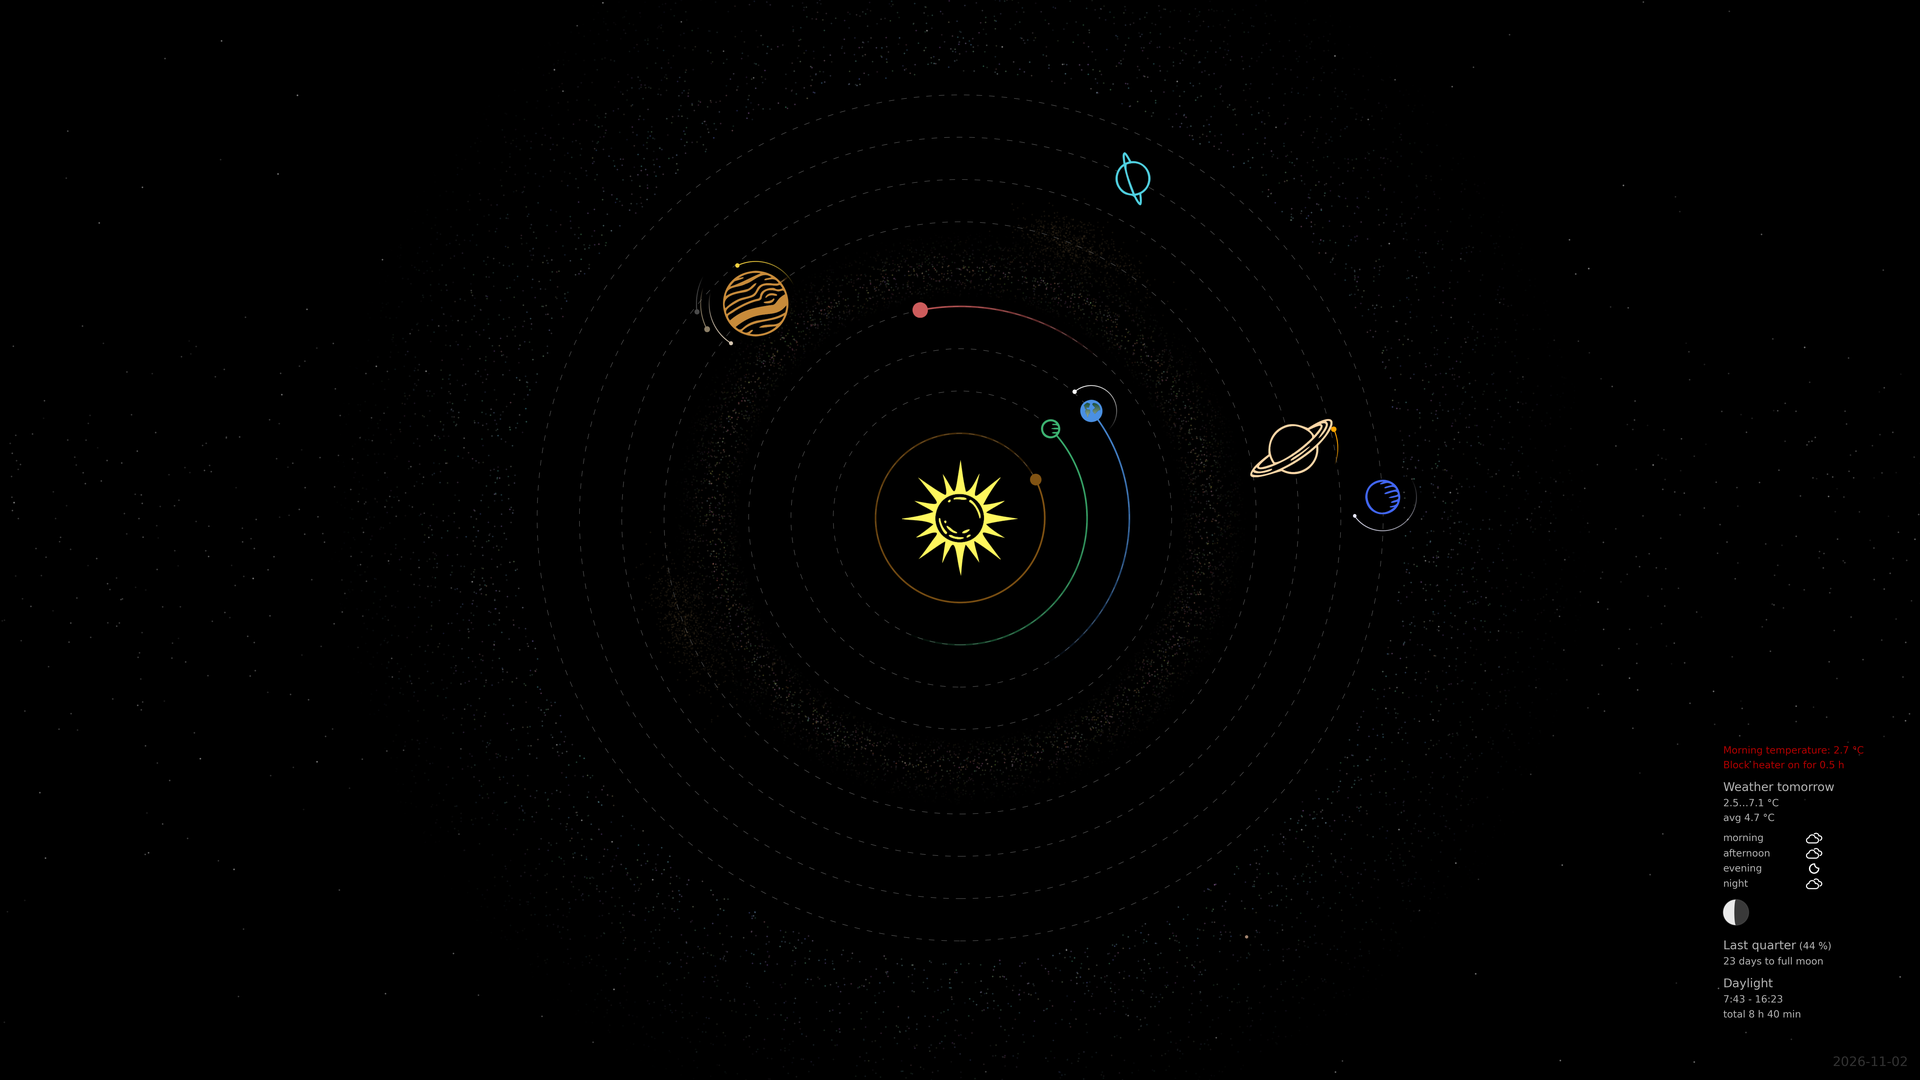

Write Python code to recreate this figure.
from matplotlib.offsetbox import (
    OffsetImage, AnnotationBbox, HPacker, TextArea, DrawingArea,
)
from matplotlib.font_manager import FontProperties
from matplotlib.colors import hex2color
from matplotlib.patches import PathPatch
from matplotlib.textpath import TextPath
from functools import lru_cache
from zoneinfo import ZoneInfo
from PIL import Image
from concurrent.futures import ThreadPoolExecutor, as_completed
import math
from collections import Counter
import matplotlib.pyplot as plt
import matplotlib.image as mpimg
import io
import cairosvg
import numpy as np
import datetime
import argparse

WEATHER_ICON_FONT = FontProperties(
    fname="icons/weather/weathericons-regular-webfont.ttf"
)

def parse_resolution(value):
    try:
        width, height = map(int, value.lower().split("x"))
    except ValueError:
        raise argparse.ArgumentTypeError(
            "resolution must be in WIDTHxHEIGHT format, e.g. 1920x1080"
        )
    if width <= 0 or height <= 0:
        raise argparse.ArgumentTypeError("width and height must be positive integers")
    return width, height

def parse_geolocation(value):
    try:
        latitude, longitude = map(float, value.split(","))
    except ValueError:
        raise argparse.ArgumentTypeError(
            "geolocation must be in LATITUDE,LONGITUDE format, e.g. 60.17101,24.94148"
        )
    if not math.isfinite(latitude) or not math.isfinite(longitude):
        raise argparse.ArgumentTypeError("latitude and longitude must be finite numbers")
    if not -90 <= latitude <= 90 or not -180 <= longitude <= 180:
        raise argparse.ArgumentTypeError(
            "latitude must be between -90 and 90, and longitude between -180 and 180"
        )
    return latitude, longitude

parser = argparse.ArgumentParser()
parser.add_argument(
    "--language",
    choices=["en", "fi"],
    default="en",
    help="Language for the generated map"
)
parser.add_argument(
    "--resolution",
    type=parse_resolution,
    default=(1920, 1080),
    metavar="WIDTHxHEIGHT",
    help="Wallpaper resolution in pixels (default: 1920x1080)"
)
parser.add_argument(
    "--geolocation",
    type=parse_geolocation,
    default=(60.17101, 24.94148),
    metavar="LATITUDE,LONGITUDE",
    help="Location coordinates (default: 60.17101,24.94148)"
)
args = parser.parse_args()




# ═══════════════════════════════════════════════════════════════════════════
# 1. TO-DO LIST
# ═══════════════════════════════════════════════════════════════════════════

#TODO: Moon parallactic angle (tilt) based on observer's latitude and moon's position
#TODO: Test different resolutions and aspect ratios
#TODO: Comets (Halley, Hale-Bopp)
#TODO: Realistic elliptical orbits (enables rest of the dwarf planets & astrology)
##      Astrology: Sky division to constellations, meanings of planets in different constellations
##      Dwarf planets: Haumea, Makemake, Eris




# ═══════════════════════════════════════════════════════════════════════════
# 2. CONFIGURATION
# ═══════════════════════════════════════════════════════════════════════════

# Bottom right text toggle
show_info_text = True  # Set to False to hide info text

# Geolocation coordinates for weather forecast, moon phase and rise/set times
latitude, longitude = args.geolocation

# Custom time input
custom_date = "Now"  # Options: None, "Now", "YYYY-MM-DD", or "YYYY-MM-DD HH:MM"

# Orbital trails toggle
trail_days = 100  # How long the trails are (in days)

# Supersampling multiplier for final image antialiasing
supersample_multiplier = 4

# Planet colors
planet_colors = {
    'Sun':               '#FFF75E',
    'Mercury':           '#815313',
    'Venus':             '#3CB371',
    'Earth_ocean':       '#4A90E2',
    'Earth_land_top':    '#013C28',
    'Earth_land_bottom': '#F5F5DC',
    'Mars':              '#CD5C5C',
    'Jupiter':           '#C88B3A',
    'Saturn':            '#FAD5A5',
    'Uranus':            '#4FD0E0',
    'Neptune':           '#4166F5',
    'Pluto':             '#A0826D'
}


# Language: 'en' for English or 'fi' for Finnish
LANGUAGE = args.language

STRINGS = {
    #  key                 (fi,                                   en)
    'full_moon':        ('Täysikuu',                           'Full moon'),
    'new_moon':         ('Uusikuu',                            'New moon'),
    'waxing_gibbous':   ('Kasvava kupera kuu',                 'Waxing gibbous'),
    'first_quarter':    ('Puolikuu (ensimmäinen neljännes)',   'First quarter'),
    'waxing_crescent':  ('Kasvava sirppi',                     'Waxing crescent'),
    'waning_gibbous':   ('Vähenevä kupera kuu',                'Waning gibbous'),
    'last_quarter':     ('Puolikuu (viimeinen neljännes)',     'Last quarter'),
    'waning_crescent':  ('Vähenevä sirppi',                    'Waning crescent'),
    'days_to_full':     ('pv täysikuuhun',                     'days to full moon'),
    'daylight_header':  ('Päivänvalo',                         'Daylight'),
    'daylight_time':    ('klo {rise} - {set}',                 '{rise} - {set}'),
    'daylight_hours':   ('yht {h} t {m} min',                  'total {h} h {m} min'),
    'morning_temp':     ('Lämpötila aamulla: {temp:.1f} °C',   'Morning temperature: {temp:.1f} °C'),
    'block_heater':     ('Lohkolämmitin päälle {time} ajaksi', 'Block heater on for {time}'),
    'heating_05h':      ('0,5 h',                              '0.5 h'),
    'heating_1h':       ('1 h',                                '1 h'),
    'heating_2h':       ('2 h',                                '2 h'),
    'weather_header':   ('Sää huomenna',                       'Weather tomorrow'),
    'weather_minmax':   ('{min:.1f}…{max:.1f} °C',             '{min:.1f}…{max:.1f} °C'),
    'weather_avg':      ('ka {avg:.1f} °C',                    'avg {avg:.1f} °C'),
}

_IDX = {'fi': 0, 'en': 1}[LANGUAGE]
T = {key: values[_IDX] for key, values in STRINGS.items()}




# ═══════════════════════════════════════════════════════════════════════════
# 2.1 VISUAL CONFIGURATION
# ═══════════════════════════════════════════════════════════════════════════

# Random seed for reproducible star/asteroid patterns
RANDOM_SEED = 123

# Star field configuration
STARS_CONFIG = {
    'base_count': 200,
    'base_size_range': (0.1, 1.5),
    'base_alpha': 0.4,
    'band_count': 1000,
    'band_size_range': (0.05, 0.8),
    'band_alpha': 0.3,
    'band_width': 0.3  # Standard deviation for band distribution
}




# ═══════════════════════════════════════════════════════════════════════════
# 3. PLANET POSITION CALCULATIONS
# ═══════════════════════════════════════════════════════════════════════════

def plot_fading_arc(ax, cx, cy, r, theta_start, theta_end, color, linewidth=1.0, n=200, alpha_start=0.6, alpha_end=0.0):
    """Plot an arc with fading alpha from start to end."""
    theta_range = np.linspace(theta_start, theta_end, n)
    
    arc_x = cx + r * np.cos(theta_range)
    arc_y = cy + r * np.sin(theta_range)
    
    alphas = np.linspace(alpha_start, alpha_end, n)
    
    for i in range(n - 1):
        ax.plot([arc_x[i], arc_x[i+1]], 
                [arc_y[i], arc_y[i+1]], 
                color=color, alpha=alphas[i], linewidth=linewidth)

# Cache for SVG conversions to avoid repeated processing
@lru_cache(maxsize=128)
def _svg_to_png_cached(svg_path):
    """Cached SVG to PNG conversion."""
    return cairosvg.svg2png(url=svg_path)

def svg_to_imagebox(svg_path, zoom=0.1, color=None):
    """Convert an SVG to a Matplotlib OffsetImage (PNG in memory)."""
    # Get cached PNG bytes (color-independent)
    png_bytes = _svg_to_png_cached(svg_path)
    image = mpimg.imread(io.BytesIO(png_bytes), format='png')

    # Colorize if color is provided
    if color is not None:
        rgb = hex2color(color)
        mask = image[:, :, :3].mean(axis=2) > 0.5
        for i in range(3):
            image[:, :, i] = np.where(mask, rgb[i], image[:, :, i])

    return OffsetImage(image, zoom=zoom)

# Get current time
if custom_date is None or custom_date == "Now":
    utc = datetime.datetime.now(datetime.timezone.utc)
elif ' ' in custom_date:
    utc = datetime.datetime.strptime(custom_date, "%Y-%m-%d %H:%M").replace(tzinfo=datetime.timezone.utc)
else:
    utc = datetime.datetime.strptime(custom_date, "%Y-%m-%d").replace(tzinfo=datetime.timezone.utc)

horizons_date = utc.strftime("%Y-%m-%d")

LOCAL_TZ = ZoneInfo("Europe/Helsinki")

# WeatherSymbol3 code -> (English, Finnish) short phrase.
# Source: https://www.ilmatieteenlaitos.fi/latauspalvelun-pikaohje
SYMBOL_PHRASES = {
    1:  ("clear",                "selkeää"),
    2:  ("partly cloudy",        "puolipilvistä"),
    3:  ("cloudy",               "pilvistä"),
    21: ("light showers",        "heikkoja sadekuuroja"),
    22: ("showers",              "sadekuuroja"),
    23: ("heavy showers",        "voimakkaita sadekuuroja"),
    31: ("light rain",           "heikkoa vesisadetta"),
    32: ("rain",                 "vesisadetta"),
    33: ("heavy rain",           "voimakasta vesisadetta"),
    41: ("light snow showers",   "heikkoja lumikuuroja"),
    42: ("snow showers",         "lumikuuroja"),
    43: ("heavy snow showers",   "voimakkaita lumikuuroja"),
    51: ("light snowfall",       "heikkoa lumisadetta"),
    52: ("snowfall",             "lumisadetta"),
    53: ("heavy snowfall",       "voimakasta lumisadetta"),
    61: ("thundershowers",       "ukkoskuuroja"),
    62: ("heavy thundershowers", "voimakkaita ukkoskuuroja"),
    63: ("thunder",              "ukkosta"),
    64: ("heavy thunder",        "voimakasta ukkosta"),
    71: ("light sleet showers",  "heikkoja räntäkuuroja"),
    72: ("sleet showers",        "räntäkuuroja"),
    73: ("heavy sleet showers",  "voimakkaita räntäkuuroja"),
    81: ("light sleet",          "heikkoa räntäsadetta"),
    82: ("sleet",                "räntäsadetta"),
    83: ("heavy sleet",          "voimakasta räntäsadetta"),
    91: ("mist",                 "utua"),
    92: ("fog",                  "sumua"),
}

# Higher number = more "notable" -> wins when a segment spans mixed codes.
# Any precipitation/thunder always outranks plain clear/cloudy/mist.
SYMBOL_PRIORITY = {
    1: 0, 2: 1, 3: 2,
    91: 3, 92: 4,
    21: 5, 22: 6, 23: 7,
    31: 5, 32: 6, 33: 7,
    41: 5, 42: 6, 43: 7,
    51: 5, 52: 6, 53: 7,
    71: 5, 72: 6, 73: 7,
    81: 5, 82: 6, 83: 7,
    61: 8, 62: 9,
    63: 8, 64: 9,
}

# Forecast display order. The night segment uses 00:00–06:00 on the
# following calendar day, i.e. the night after tomorrow's evening.
SEGMENTS = [
    ("morning",   6,  12),
    ("afternoon", 12, 18),
    ("evening",   18, 24),
    ("night",      0,   6),
]

SEGMENT_LABELS = {
    "night":     ("night",     "yö"),
    "morning":   ("morning",   "aamupäivä"),
    "afternoon": ("afternoon", "iltapäivä"),
    "evening":   ("evening",   "ilta"),
}


def dominant_symbol(codes):
    """Prefer precipitation; otherwise pick the most frequent sky condition."""
    precipitation = [code for code in codes if SYMBOL_PRIORITY.get(code, 0) >= 5]
    if precipitation:
        return max(precipitation, key=lambda c: SYMBOL_PRIORITY.get(c, 0))

    counts = Counter(codes)
    return max(
        counts,
        key=lambda code: (counts[code], SYMBOL_PRIORITY.get(code, 0)),
    )


# FMI WeatherSymbol3 code -> Weather Icons font glyphs (day, night).
WEATHER_ICON_CODES = {
    1:  (0xf00d, 0xf02e),  # sunny / clear night
    2:  (0xf002, 0xf083),  # partly cloudy
    3:  (0xf013, 0xf013),  # cloudy
    21: (0xf00b, 0xf02b),  # drizzle
    22: (0xf008, 0xf028),  # rain
    23: (0xf007, 0xf027),  # rain and wind
    31: (0xf00b, 0xf02b),
    32: (0xf008, 0xf028),
    33: (0xf007, 0xf027),
    41: (0xf00a, 0xf02a),  # snow
    42: (0xf00a, 0xf02a),
    43: (0xf065, 0xf067),  # blowing snow
    51: (0xf00a, 0xf02a),
    52: (0xf00a, 0xf02a),
    53: (0xf065, 0xf067),
    61: (0xf010, 0xf02d),  # thunderstorm
    62: (0xf00e, 0xf02c),  # storm showers
    63: (0xf010, 0xf02d),
    64: (0xf00e, 0xf02c),
    71: (0xf0b2, 0xf0b4),  # sleet
    72: (0xf0b2, 0xf0b4),
    73: (0xf068, 0xf06a),  # sleet storm
    81: (0xf0b2, 0xf0b4),
    82: (0xf0b2, 0xf0b4),
    83: (0xf068, 0xf06a),
    91: (0xf003, 0xf04a),  # mist
    92: (0xf014, 0xf014),  # fog
}


def build_segment_forecasts(tomorrow_hourly, following_night_hourly):
    """Return tomorrow's morning/afternoon/evening and the following night."""
    segment_codes = {name: [] for name, _, _ in SEGMENTS}

    for dt, temp, symbol in tomorrow_hourly:
        for name, start_h, end_h in SEGMENTS:
            if name != "night" and start_h <= dt.hour < end_h:
                segment_codes[name].append(symbol)
                break

    for dt, temp, symbol in following_night_hourly:
        if 0 <= dt.hour < 6:
            segment_codes["night"].append(symbol)

    return [
        (name, dominant_symbol(segment_codes[name]))
        for name, _, _ in SEGMENTS
        if segment_codes[name]
    ]


def weather_icon_code(segment_name, symbol):
    """Resolve an FMI symbol and time-of-day to a Weather Icons glyph."""
    day_code, night_code = WEATHER_ICON_CODES.get(symbol, (0xf013, 0xf013))
    return night_code if segment_name in ("night", "evening") else day_code


def weather_icon_box(glyph_code, color="#ffffff", size=13):
    """Create a vector icon box from a Weather Icons font glyph."""
    glyph = chr(glyph_code)
    path = TextPath((0, 0), glyph, size=size, prop=WEATHER_ICON_FONT)
    bounds = path.get_extents()
    padding = 2
    icon_box = DrawingArea(bounds.width + padding * 2, bounds.height + padding * 2)
    icon_box.add_artist(PathPatch(
        TextPath(
            (padding - bounds.x0, padding - bounds.y0),
            glyph,
            size=size,
            prop=WEATHER_ICON_FONT,
        ),
        color=color,
        linewidth=0,
    ))
    return icon_box


def log_fmi_weather_debug(hourly, following_night_hourly):
    """Print the hourly FMI values used to build the forecast."""
    print(
        f"[weather-debug] FMI forecast received "
        f"(local time: {LOCAL_TZ.key}; WeatherSymbol3 codes):"
    )
    for dt_local, temp, symbol in sorted(
        hourly + following_night_hourly, key=lambda item: item[0]
    ):
        english, finnish = SYMBOL_PHRASES.get(
            symbol, ("unknown symbol", "tuntematon sää")
        )
        temperature = "unavailable" if temp is None else f"{temp:.1f} °C"
        print(
            f"  {dt_local:%Y-%m-%d %H:%M} | {temperature} | "
            f"{symbol}: {english} / {finnish}"
        )


def log_grouped_weather_debug(weather_forecasts):
    """Print the grouped forecast and icon glyphs used by the display."""
    print("[weather-debug] Grouped forecast used by the display:")
    forecast_by_segment = dict(weather_forecasts)
    language_index = 0 if LANGUAGE == "en" else 1
    for segment_name, _, _ in SEGMENTS:
        label = SEGMENT_LABELS[segment_name][language_index]
        if segment_name not in forecast_by_segment:
            print(f"  {label}: no data (not displayed)")
            continue

        symbol = forecast_by_segment[segment_name]
        phrase = SYMBOL_PHRASES.get(
            symbol, ("unknown symbol", "tuntematon sää")
        )[language_index]
        icon_code = weather_icon_code(segment_name, symbol)
        print(
            f"  {label}: {phrase} "
            f"(WeatherSymbol3={symbol}, icon=U+{icon_code:04X})"
        )


def get_tomorrow_forecast(lat, lon):
    """Get tomorrow's min/max/avg temperature, 6 AM temperature, and short
    weather-condition phrases by time of day, from FMI open data."""
    import requests
    import xml.etree.ElementTree as ET
    from datetime import datetime, timedelta, timezone

    # Tomorrow's calendar date in local (Finnish) time, independent of
    # whatever timezone this machine happens to be set to.
    tomorrow_date = (datetime.now(LOCAL_TZ) + timedelta(days=1)).date()
    start_local = datetime(tomorrow_date.year, tomorrow_date.month, tomorrow_date.day,
                            6, 0, 0, tzinfo=LOCAL_TZ)
    # Include 00:00–05:59 on the following date for the final "night" row.
    following_date = tomorrow_date + timedelta(days=1)
    end_local = datetime(following_date.year, following_date.month, following_date.day,
                         6, 0, 0, tzinfo=LOCAL_TZ)

    # Convert to real UTC before sending to FMI (handles EET/EEST correctly).
    start_utc = start_local.astimezone(timezone.utc)
    end_utc = end_local.astimezone(timezone.utc)

    # Order here must match the order of values in each response tuple.
    params_order = ["Temperature", "WeatherSymbol3"]

    url = "https://opendata.fmi.fi/wfs"
    params = {
        'service': 'WFS',
        'version': '2.0.0',
        'request': 'getFeature',
        'storedquery_id': 'fmi::forecast::harmonie::surface::point::multipointcoverage',
        'latlon': f'{lat},{lon}',
        'parameters': ','.join(params_order),
        'timestep': '60',
        'starttime': start_utc.strftime('%Y-%m-%dT%H:%M:%SZ'),
        'endtime': end_utc.strftime('%Y-%m-%dT%H:%M:%SZ'),
    }

    try:
        response = requests.get(url, params=params, timeout=10)
        print(f"FMI connection status: {response.status_code}")

        if response.status_code != 200:
            return None, None, None, None, []

        root = ET.fromstring(response.content)

        # Timestamps: "lat lon timestamp" repeated, one triplet per time step.
        timestamps = []
        for elem in root.iter():
            if 'positions' in elem.tag and elem.text:
                nums = elem.text.strip().split()
                for i in range(2, len(nums), 3):
                    timestamps.append(int(nums[i]))

        # Values: flat list, grouped in chunks of len(params_order) per time
        # step, in the SAME order as params_order. NaNs kept as None so
        # indices stay aligned (dropping them would shift everything).
        raw_values = []
        for elem in root.iter():
            if 'doubleOrNilReasonTupleList' in elem.tag and elem.text:
                for tok in elem.text.strip().split():
                    raw_values.append(None if tok == 'NaN' else float(tok))

        n = len(params_order)
        hourly = []
        following_night_hourly = []
        for i, ts in enumerate(timestamps):
            chunk = raw_values[i * n:(i + 1) * n]
            if len(chunk) < n or chunk[1] is None:
                continue
            temp, symbol = chunk[0], chunk[1]
            # FMI's timestamp is Unix epoch (UTC) -> convert explicitly to
            # local time rather than relying on this machine's default tz.
            dt_local = datetime.fromtimestamp(ts, tz=timezone.utc).astimezone(LOCAL_TZ)
            item = (dt_local, temp, int(symbol))
            if dt_local.date() == tomorrow_date:
                hourly.append(item)
            elif dt_local.date() == following_date and dt_local.hour < 6:
                following_night_hourly.append(item)

        log_fmi_weather_debug(hourly, following_night_hourly)

        if not hourly:
            print("No forecast data found!")
            return None, None, None, None, []

        temps = [t for _, t, _ in hourly]
        avg_temp = sum(temps) / len(temps)

        # 6 AM temperature (closest available local hour)
        morning_temp = min(hourly, key=lambda h: abs(h[0].hour - 6))[1]

        weather_forecasts = build_segment_forecasts(hourly, following_night_hourly)
        log_grouped_weather_debug(weather_forecasts)

        return min(temps), max(temps), avg_temp, morning_temp, weather_forecasts

    except Exception as e:
        print(f"Exception: {e}")
        import traceback
        traceback.print_exc()

    return None, None, None, None, []

# Get tomorrow's weather forecast (min/max/avg + 6 AM temp + weather words)
min_temp, max_temp, avg_temp, morning_temp, weather_forecasts = get_tomorrow_forecast(latitude, longitude)

# Planet list
planets = ['Mercury', 'Venus', 'Earth', 'Mars', 'Jupiter', 'Saturn', 'Uranus', 'Neptune', 'Pluto']

# Horizons body IDs
HORIZONS_IDS = {
    'Mercury': '199',
    'Venus':   '299',
    'Earth':   '399',
    'Mars':    '499',
    'Jupiter': '599',
    'Saturn':  '699',
    'Uranus':  '799',
    'Neptune': '899',
    'Pluto':   '999',
}

def get_horizons_longitude(body_id, date_str, center="500@10", name=None):
    import requests
    import time
    url = "https://ssd.jpl.nasa.gov/api/horizons.api"
    params = {
        "format":      "json",
        "COMMAND":     body_id,
        "OBJ_DATA":    "NO",
        "MAKE_EPHEM":  "YES",
        "EPHEM_TYPE":  "VECTORS",
        "CENTER":      center,
        "REF_PLANE":   "ECLIPTIC",
        "START_TIME":  date_str,
        "STOP_TIME":   date_str + "T00:01",
        "STEP_SIZE":   "1d",
        "VEC_TABLE":   "2",
    }
    label = name if name else body_id
    for attempt in range(5):
        try:
            r = requests.get(url, params=params, timeout=15)
            if r.status_code == 503:
                wait = 2 ** attempt
                print(f"Fetch failed for {label}, retrying in {wait} s...")
                time.sleep(wait)
                continue
            r.raise_for_status()
            raw = r.json()
            if 'error' in raw:
                print(f"Fetch error: {raw['error']}")
                return None
            result = raw.get("result", "")
            soe = result.find("$$SOE")
            eoe = result.find("$$EOE")
            if soe == -1 or eoe == -1:
                print(f"No data block for {label}")
                return None
            lines = result[soe+5:eoe].strip().splitlines()
            data = " ".join(lines)
            x = float(data.split("X =")[1].split()[0])
            y = float(data.split("Y =")[1].split()[0])
            longitude = math.degrees(math.atan2(y, x)) % 360
            print(f"{label} longitude fetched.")
            return longitude
        except Exception as e:
            print(f"Fetch failed for {label}: {e}")
            time.sleep(2 ** attempt)
    return None

def fetch_all_horizons(fetch_list, date_str):
    import time
    results = {}
    with ThreadPoolExecutor(max_workers=4) as executor:
        futures = {}
        for item in fetch_list:
            future = executor.submit(
                get_horizons_longitude,
                item['body_id'],
                date_str,
                item['center'],
                item['name']
            )
            futures[future] = item['name']
            time.sleep(0.1)  # small stagger to avoid hammering the API

        for future in as_completed(futures):
            name = futures[future]
            try:
                lon = future.result()
            except Exception as e:
                raise RuntimeError(f"Exception fetching {name}: {e}")
            if lon is None:
                raise RuntimeError(f"Failed to fetch position for {name}, aborting.")
            results[name] = lon
    return results

# Fetch longitudes from Horizons (one request per planet)
planet_fetches = [{'name': n, 'body_id': HORIZONS_IDS[n], 'center': '500@10'} for n in planets]
all_planet_results = fetch_all_horizons(planet_fetches, horizons_date)
longitudes = {n: all_planet_results[n] for n in planets}

def longitude_to_theta(longitude):
    """Convert ecliptic longitude to plotting angle (radians)."""
    L = longitude % 360
    theta_deg = 0 - L
    return math.radians(-theta_deg)




# ═══════════════════════════════════════════════════════════════════════════
# 5. CANVAS INITIALIZATION
# ═══════════════════════════════════════════════════════════════════════════

# Set wallpaper resolution
width_px, height_px = args.resolution

reference_height = 1440
reference_dpi = 100 # Reference DPI for scaling, change for bigger/smaller planets and stars
dpi = int(height_px * (reference_dpi / reference_height))

fig, ax = plt.subplots(figsize=(1, 1))
fig.set_size_inches(width_px/dpi, height_px/dpi)
fig.patch.set_facecolor('black')
ax.set_facecolor('black')

# Cache figure dimensions for reuse
fig_width, fig_height = fig.get_size_inches()
fig_aspect = fig_width / fig_height

cx, cy = 0, 0
r_base = 0.80  # Ring radius base unit, change for bigger/smaller rings

# Taskbar offset upwards percentage, change to move image upwards
taskbar_offset = 0.02

# Shift center up by 5% of y-axis range
cy_offset = taskbar_offset * 2.6  # 2.6 is your y-axis range (from -1.3 to 1.3)
cy = cy + cy_offset




# ═══════════════════════════════════════════════════════════════════════════
# 6. PLANETARY RINGS AND RADII
# ═══════════════════════════════════════════════════════════════════════════

# Rings
rings = []
step = r_base / 8
current = step * 2  # Double gap
rings.append(current) # Ring 1
for _ in range(1, 4): # Rings 2 to 4
    current += step
    rings.append(current)
current += step * 2 # Double gap
rings.append(current) # Ring 5
for _ in range(5, 8): # Rings 6 to 8
    current += step
    rings.append(current)
current += step * 2 # Extra gap before Pluto
rings.append(current) # Ring 9 (Pluto)
for i, r in enumerate(rings[:-1]):  # All rings except the last one
    ax.add_patch(
        plt.Circle((cx, cy), r, fill=False, linewidth=0.4, color='white', alpha=0.4, linestyle=(0, (13, 16))))

# Radii for each planet
planet_radii = {p: rings[i] for i, p in enumerate(planets)}




# ═══════════════════════════════════════════════════════════════════════════
# 7. BACKGROUND STARS
# ═══════════════════════════════════════════════════════════════════════════

# Calculate aspect-aware limits for stars
aspect = fig_width / fig_height
if fig_aspect > 1:  # Wider than tall
    star_xlim = (-1.3 * aspect, 1.3 * aspect)
    star_ylim = (-1.3, 1.3)
else:  # Taller than wide
    star_xlim = (-1.3, 1.3)
    star_ylim = (-1.3 / aspect, 1.3 / aspect)

# Generate stars
np.random.seed(RANDOM_SEED)

# Base stars
num_stars = STARS_CONFIG['base_count']
star_x = np.random.uniform(star_xlim[0], star_xlim[1], num_stars)
star_y = np.random.uniform(star_ylim[0], star_ylim[1], num_stars)
base_min, base_max = STARS_CONFIG['base_size_range']
star_sizes = np.random.uniform(base_min, base_max, num_stars)

# Dense band
band_stars = STARS_CONFIG['band_count']
band_x = np.random.uniform(star_xlim[0], star_xlim[1], band_stars)
band_y = np.random.normal(0, STARS_CONFIG['band_width'], band_stars)
band_min, band_max = STARS_CONFIG['band_size_range']
band_sizes = np.random.uniform(band_min, band_max, band_stars)

# Mask out stars inside Neptune's ring
neptune_radius = planet_radii['Neptune']
star_distances = np.sqrt((star_x - cx)**2 + (star_y - cy)**2)
band_distances = np.sqrt((band_x - cx)**2 + (band_y - cy)**2)

star_mask = star_distances > neptune_radius * 1.05
band_mask = band_distances > neptune_radius * 1.05

star_x = star_x[star_mask]
star_y = star_y[star_mask]
star_sizes = star_sizes[star_mask]

band_x = band_x[band_mask]
band_y = band_y[band_mask]
band_sizes = band_sizes[band_mask]

# Plot stars
ax.scatter(star_x, star_y, s=star_sizes, c='white', alpha=STARS_CONFIG['base_alpha'], marker='.')
ax.scatter(band_x, band_y, s=band_sizes, c='white', alpha=STARS_CONFIG['band_alpha'], marker='.')




# ═══════════════════════════════════════════════════════════════════════════
# 8. PLOTTING PLANETS AND OBJECTS
# ═══════════════════════════════════════════════════════════════════════════

# Sun
sun_color = planet_colors['Sun']
sun_imagebox = svg_to_imagebox("icons/sun.svg", zoom=0.4, color=sun_color)
sun_ab = AnnotationBbox(sun_imagebox, (cx, cy), frameon=False)
ax.add_artist(sun_ab)

# Planets and Dwarf Planets
for name, L in longitudes.items():
    theta = longitude_to_theta(L)
    r = planet_radii.get(name, 1)
    x = cx + r * math.cos(theta)
    y = cy + r * math.sin(theta)

# (Store Earth's position for Moon plotting)
    if name == "Earth":
        earth_x, earth_y = x, y

# Plot planet icons
    svg_path = "icons/moon.svg" if name == "Pluto" else f"icons/{name.lower()}.svg"
    
    # Set zoom level (custom for Pluto)
    zoom = 0.08 if name == "Pluto" else 0.3

    # Special handling for Earth to add two colors
    if name == "Earth":
        png_bytes = cairosvg.svg2png(url=svg_path)
        image = mpimg.imread(io.BytesIO(png_bytes), format='png')
        
        # Black areas (landmasses) → gradient green-to-beige, White pixels (ocean) → blue
        ocean_rgb = hex2color(planet_colors['Earth_ocean'])
        land_rgb_top = hex2color(planet_colors['Earth_land_top'])
        land_rgb_bottom = hex2color(planet_colors['Earth_land_bottom'])

        # Build per-row gradient for land (top = green, bottom = beige)
        h = image.shape[0]
        t = np.linspace(0, 0.8, h)[:, np.newaxis]  # shape (h, 1)
        land_gradient = (1 - t) * np.array(land_rgb_top) + t * np.array(land_rgb_bottom)  # (h, 3)

        is_black = image[:, :, :3].max(axis=2) < 0.5

        for i in range(3):
            land_color_channel = np.broadcast_to(land_gradient[:, i:i+1], image.shape[:2])
            image[:, :, i] = np.where(is_black, land_color_channel, ocean_rgb[i])

        imagebox = OffsetImage(image, zoom=zoom)
        ab = AnnotationBbox(imagebox, (x, y), frameon=False)
        ax.add_artist(ab)
    else:
        color = planet_colors.get(name)
        imagebox = svg_to_imagebox(svg_path, zoom=zoom, color=color)
        ab = AnnotationBbox(imagebox, (x, y), frameon=False)
        ax.add_artist(ab)

# Orbital trails
# Calculate orbital periods (in days) for each planet
orbital_periods = {
    'Mercury': 88,
    'Venus': 225,
    'Earth': 365,
    'Mars': 687,
    'Jupiter': 4333,
    'Saturn': 10759,
    'Uranus': 30687,
    'Neptune': 60190,
    'Pluto': 90560
}

for name in planets:
    if name == 'Pluto':
        continue

    r = planet_radii.get(name, 1)
    
    # Calculate current position
    current_theta = longitude_to_theta(longitudes[name])

    # Calculate what fraction of orbit to show based on trail_days
    period = orbital_periods[name]
    arc_fraction = trail_days / period
    arc_span = 360 * arc_fraction
    
    # Create arc from current position backwards
    theta_start = current_theta
    theta_end = current_theta - math.radians(arc_span)
    
    # Get trail color
    trail_color = planet_colors['Earth_ocean'] if name == 'Earth' else planet_colors.get(name, 'white')

    # Plot trail
    arc_span_rad = abs(theta_start - theta_end)
    n_segments = max(100, int(arc_span_rad / (2 * math.pi) * 1000))
    plot_fading_arc(ax, cx, cy, r, theta_start, theta_end, trail_color, linewidth=1.5, n=n_segments)




# ═══════════════════════════════════════════════════════════════════════════
# 9. ASTEROIDS
# ═══════════════════════════════════════════════════════════════════════════

# Asteroid belt between Mars and Jupiter
mars_r = planet_radii['Mars']
jupiter_r = planet_radii['Jupiter']
asteroid_belt_inner = mars_r + (jupiter_r - mars_r) * 0.1
asteroid_belt_outer = mars_r + (jupiter_r - mars_r) * 0.9

# Generate asteroids
np.random.seed(RANDOM_SEED)
num_asteroids = 7000
asteroid_angles = np.random.uniform(0, 2 * np.pi, num_asteroids)
asteroid_radii = np.random.uniform(asteroid_belt_inner, asteroid_belt_outer, num_asteroids)

# Calculate rotation as average of Mars and Jupiter
mars_L = longitudes['Mars'] % 360
jup_L  = longitudes['Jupiter'] % 360
belt_L = (mars_L + jup_L) / 2

rotation = math.radians(belt_L)
rotated_angles = asteroid_angles + rotation

asteroid_x = cx + asteroid_radii * np.cos(rotated_angles)
asteroid_y = cy + asteroid_radii * np.sin(rotated_angles)
asteroid_sizes = np.random.uniform(0.02, 0.15, num_asteroids)

# Fade in from inner edge (fast), fade out at outer edge (slow)
belt_width = asteroid_belt_outer - asteroid_belt_inner
normalized_pos = (asteroid_radii - asteroid_belt_inner) / belt_width

# Fast fade in, slow fade out
asteroid_alphas = np.ones(num_asteroids) * 0.4
fade_in_mask = normalized_pos < 0.5
fade_out_mask = normalized_pos > 0.5

asteroid_alphas[fade_in_mask] = (normalized_pos[fade_in_mask] / 0.2) * 0.4
asteroid_alphas[fade_out_mask] = (1 - (normalized_pos[fade_out_mask] - 0.6) / 0.4) * 0.4

# Generate color variation for asteroids
base_color = np.array([168, 152, 128]) / 255  # #A89880 in RGB
color_variation = np.random.uniform(-0.2, 0.2, (num_asteroids, 3))
asteroid_colors = np.clip(base_color + color_variation, 0, 1)

ax.scatter(asteroid_x, asteroid_y, s=asteroid_sizes, c=asteroid_colors, alpha=asteroid_alphas, marker='.')




# ═══════════════════════════════════════════════════════════════════════════
# 9.1 KUIPER BELT
# ═══════════════════════════════════════════════════════════════════════════

# Ranges for Kuiper belt
neptune_r = planet_radii['Neptune']
kuiper_inner = neptune_r * 1.05
kuiper_outer = neptune_r * 1.5

# Generate Kuiper belt objects
num_kuiper = 6000
kuiper_angles = np.random.uniform(0, 2 * np.pi, num_kuiper)
kuiper_radii = np.random.uniform(kuiper_inner, kuiper_outer, num_kuiper)

# Rotate slightly slower than Neptune (95% of Neptune's rotation)
neptune_L = longitudes['Neptune'] % 360.0
kuiper_rotation = math.radians(neptune_L * 0.95)
rotated_kuiper_angles = kuiper_angles + kuiper_rotation

kuiper_x = cx + kuiper_radii * np.cos(rotated_kuiper_angles)
kuiper_y = cy + kuiper_radii * np.sin(rotated_kuiper_angles)
kuiper_sizes = np.random.uniform(0.03, 0.25, num_kuiper)

# Fade alpha based on distance
kuiper_alphas = 1.0 - (kuiper_radii - kuiper_inner) / (kuiper_outer - kuiper_inner)
kuiper_alphas *= 0.8

# Generate color variation for Kuiper belt
base_color = np.array([149, 165, 181]) / 255  # #95A5B5 in RGB
color_variation = np.random.uniform(-0.2, 0.2, (num_kuiper, 3))
kuiper_colors = np.clip(base_color + color_variation, 0, 1)

ax.scatter(kuiper_x, kuiper_y, s=kuiper_sizes, c=kuiper_colors, 
           alpha=kuiper_alphas, marker='.')




# ═══════════════════════════════════════════════════════════════════════════
# 9.2 JUPITER TROJANS
# ═══════════════════════════════════════════════════════════════════════════

# Jupiter Trojans - get Jupiter's position
jupiter_r = planet_radii['Jupiter']
jupiter_L = longitudes['Jupiter'] % 360

def trojan_cloud(jupiter_r, jupiter_L, offset_deg, n=700):
    # L4 (+60°) or L5 (−60°)
    center_angle = math.radians(-(0 - ((jupiter_L + offset_deg) % 360)))

    # radial distribution (slightly elongated)
    radial = np.random.normal(0, 0.03, n)

    # angular distribution (teardrop shape)
    # more particles near center, fading outward
    angular_core = np.random.normal(0, 5, n)          # central clump
    angular_tail = np.random.normal(15, 8, n)         # stretched tail

    # blend core/tail weights smoothly
    blend = np.random.uniform(0, 1, n)
    angular = angular_core * (1 - blend) + angular_tail * blend

    # sign: tail outward from Jupiter
    angular *= np.sign(offset_deg)

    theta = center_angle + np.radians(angular)
    rr = jupiter_r + radial

    x = cx + rr * np.cos(theta)
    y = cy + rr * np.sin(theta)
    size = np.random.uniform(0.05, 0.2, n)

    ax.scatter(x, y, s=size, c='#8B6F47', alpha=0.35, marker='.')

trojan_cloud(jupiter_r, jupiter_L, +60)   # L4
trojan_cloud(jupiter_r, jupiter_L, -60)   # L5




# ═══════════════════════════════════════════════════════════════════════════
# 10. MOONS
# ═══════════════════════════════════════════════════════════════════════════

# Moon orbital periods in days (for trail calculation)
MOON_PERIODS = {
    'Moon':     27.321,
    'Io':        1.769,
    'Europa':    3.551,
    'Ganymede':  7.155,
    'Callisto': 16.689,
    'Titan':    15.945,
    'Triton':    5.877,
}

MOON_DATA = {
    'Moon': {
        'body_id':  '301',
        'center':   '500@399',
        'parent':   'Earth',
        'orbit_r':  0.06,
        'color':    'white',
        'zoom':     0.11,
        'trail_fraction': 1/2,
        'retrograde': False,
    },
    'Io': {
        'body_id':  '501',
        'center':   '500@599',
        'parent':   'Jupiter',
        'orbit_r':  0.10,
        'color':    '#F4D03F',
        'zoom':     0.11,
        'trail_fraction': 1/4,
        'retrograde': False,
    },
    'Europa': {
        'body_id':  '502',
        'center':   '500@599',
        'parent':   'Jupiter',
        'orbit_r':  0.11,
        'color':    '#D4C5B0',
        'zoom':     0.10,
        'trail_fraction': 1/5,
        'retrograde': False,
    },
    'Ganymede': {
        'body_id':  '503',
        'center':   '500@599',
        'parent':   'Jupiter',
        'orbit_r':  0.13,
        'color':    '#8B7E66',
        'zoom':     0.15,
        'trail_fraction': 1/8,
        'retrograde': False,
    },
    'Callisto': {
        'body_id':  '504',
        'center':   '500@599',
        'parent':   'Jupiter',
        'orbit_r':  0.14,
        'color':    '#4A4A4A',
        'zoom':     0.13,
        'trail_fraction': 1/10,
        'retrograde': False,
    },
    'Titan': {
        'body_id':  '606',
        'center':   '500@699',
        'parent':   'Saturn',
        'orbit_r':  0.11,
        'color':    '#FFA500',
        'zoom':     0.14,
        'trail_fraction': 1/8,
        'retrograde': False,
    },
    'Triton': {
        'body_id':  '801',
        'center':   '500@899',
        'parent':   'Neptune',
        'orbit_r':  0.08,
        'color':    '#E6E6FA',
        'zoom':     0.09,
        'trail_fraction': 1/2,
        'retrograde': True,
    },
}

moon_fetches = [{'name': n, 'body_id': d['body_id'], 'center': d['center']} for n, d in MOON_DATA.items()]
all_moon_results = fetch_all_horizons(moon_fetches, horizons_date)
moon_longitudes = {n: all_moon_results[n] for n in MOON_DATA}

# Pre-compute parent planet positions (Earth already stored, compute others)
jupiter_theta = longitude_to_theta(longitudes['Jupiter'])
jupiter_r     = planet_radii['Jupiter']
jupiter_x     = cx + jupiter_r * math.cos(jupiter_theta)
jupiter_y     = cy + jupiter_r * math.sin(jupiter_theta)

saturn_theta  = longitude_to_theta(longitudes['Saturn'])
saturn_r      = planet_radii['Saturn']
saturn_x      = cx + saturn_r * math.cos(saturn_theta)
saturn_y      = cy + saturn_r * math.sin(saturn_theta)

neptune_theta = longitude_to_theta(longitudes['Neptune'])
neptune_r     = planet_radii['Neptune']
neptune_x     = cx + neptune_r * math.cos(neptune_theta)
neptune_y     = cy + neptune_r * math.sin(neptune_theta)

parent_positions = {
    'Earth':   (earth_x,   earth_y),
    'Jupiter': (jupiter_x, jupiter_y),
    'Saturn':  (saturn_x,  saturn_y),
    'Neptune': (neptune_x, neptune_y),
}

# Plot all moons
for moon_name, data in MOON_DATA.items():
    lon        = moon_longitudes[moon_name]
    parent     = data['parent']
    px, py     = parent_positions[parent]
    orbit_r    = data['orbit_r']
    period     = MOON_PERIODS[moon_name]
    retrograde = data['retrograde']

    # Current position
    theta = math.radians(-(0 - lon))
    x = px + orbit_r * math.cos(theta)
    y = py + orbit_r * math.sin(theta)

    # Plot icon
    imagebox = svg_to_imagebox("icons/moon.svg", zoom=data['zoom'], color=data['color'])
    ax.add_artist(AnnotationBbox(imagebox, (x, y), frameon=False))

# Trail — cap at one full orbit
    max_degrees = 360.0
    degrees_back = 360.0 * data['trail_fraction']
    current_theta_deg = 0 - lon
    arc_span = degrees_back

    theta_start = math.radians(-current_theta_deg)
    if retrograde:
        theta_end = math.radians(-(current_theta_deg - arc_span))
    else:
        theta_end = math.radians(-(current_theta_deg + arc_span))

    plot_fading_arc(ax, px, py, orbit_r, theta_start, theta_end,
                    data['color'], linewidth=0.8)




# ═══════════════════════════════════════════════════════════════════════════
# 11. CANVAS FINALIZATION
# ═══════════════════════════════════════════════════════════════════════════

# Limits and aspect
ax.set_aspect('equal', 'box')

# Calculate axis limits
if fig_aspect > 1:  # Wider than tall
    ax.set_xlim(-1.3 * aspect, 1.3 * aspect)
    ax.set_ylim(-1.3, 1.3)
else:  # Taller than wide
    ax.set_xlim(-1.3, 1.3)
    ax.set_ylim(-1.3 / aspect, 1.3 / aspect)

ax.axis('off')




# ═══════════════════════════════════════════════════════════════════════════
# 12. BOTTOM RIGHT INFO
# ═══════════════════════════════════════════════════════════════════════════

def get_sun_moon_data(lat, lon, date_str):
    """
    Fetch sunrise, sunset, moon phase and illumination from sunrisesunset.io.
    Returns dict or raises RuntimeError on failure.
    """
    import requests
    url = "https://api.sunrisesunset.io/json"
    params = {
        "lat":         lat,
        "lng":         lon,
        "date":        date_str,
        "time_format": "24",
    }
    try:
        r = requests.get(url, params=params, timeout=15)
        r.raise_for_status()
        data = r.json()
        if data.get('status') != 'OK':
            raise RuntimeError(f"sunrisesunset.io error: {data.get('status')}")
        return data['results']
    except Exception as e:
        raise RuntimeError(f"sunrisesunset.io fetch failed: {e}")


def get_next_full_moon(date_str):
    """
    Fetch next full moon date from USNO API.
    Returns days until next full moon as float.
    """
    import requests
    url = "https://aa.usno.navy.mil/api/moon/phases/date"
    params = {
        "date": date_str,
        "nump": 4,
    }
    try:
        r = requests.get(url, params=params, timeout=15)
        r.raise_for_status()
        phases = r.json().get('phasedata', [])
        # phase 2 = Full Moon
        for phase in phases:
            if phase['phase'] == 'Full Moon':
                fm_date = datetime.datetime(
                    phase['year'], phase['month'], phase['day'],
                    *map(int, phase['time'].split(':'))
                ).replace(tzinfo=datetime.timezone.utc)
                now = datetime.datetime.strptime(
                    date_str, "%Y-%m-%d"
                ).replace(tzinfo=datetime.timezone.utc)
                return (fm_date - now).total_seconds() / 86400
        raise RuntimeError("No full moon found in USNO response")
    except Exception as e:
        raise RuntimeError(f"USNO full moon fetch failed: {e}")
    
if show_info_text:
    # Calculate text position (bottom right with taskbar offset)
    if fig_aspect > 1:
        text_x = 1.4 * aspect - 0.2
        text_y = -1.2 + (taskbar_offset * 2.6)
    else:
        text_x = 1.4 - 0.2
        text_y = (-1.3 / aspect) + (taskbar_offset * 2.6) + 0.1

if show_info_text:
    # Fetch everything from sunrisesunset.io
    sun_moon = get_sun_moon_data(latitude, longitude, horizons_date)

    # Timezone (for reference, already baked into returned times)
    tz_name    = sun_moon.get('timezone', 'UTC')
    utc_offset = sun_moon.get('utc_offset', 0)

    # Sunrise / sunset
    sunrise_raw = sun_moon['sunrise']   # e.g. "05:12:34"
    sunset_raw  = sun_moon['sunset']    # e.g. "22:47:11"

    sunrise_h, sunrise_m = int(sunrise_raw.split(':')[0]), int(sunrise_raw.split(':')[1])
    sunset_h,  sunset_m  = int(sunset_raw.split(':')[0]),  int(sunset_raw.split(':')[1])

    time_sep = '.' if LANGUAGE == 'fi' else ':'
    sunrise_time = f"{sunrise_h}{time_sep}{sunrise_m:02d}"
    sunset_time  = f"{sunset_h}{time_sep}{sunset_m:02d}"

    daylight_total_mins = (sunset_h * 60 + sunset_m) - (sunrise_h * 60 + sunrise_m)
    daylight_hours = daylight_total_mins // 60
    daylight_mins  = daylight_total_mins % 60

    # Moon illumination (returned as percentage string e.g. "72")
    illumination = float(sun_moon.get('moon_illumination', 0)) / 100.0

    # Moon phase name and waxing/waning
    phase_str = sun_moon.get('moon_phase', '')

    PHASE_MAP = {
        'Full Moon':         ('full_moon',       None),
        'New Moon':          ('new_moon',        None),
        'Waxing Gibbous':    ('waxing_gibbous',  True),
        'First Quarter':     ('first_quarter',   True),
        'Waxing Crescent':   ('waxing_crescent', True),
        'Waning Gibbous':    ('waning_gibbous',  False),
        'Last Quarter':      ('last_quarter',    False),
        'Waning Crescent':   ('waning_crescent', False),
    }

    key, is_waxing_val = PHASE_MAP.get(phase_str, ('waxing_crescent', True))
    phase_name = T[key]
    moon_phase_text = f"{phase_name} ({illumination * 100:.0f} %)"
    is_waxing  = is_waxing_val if is_waxing_val is not None else (illumination > 0.99)

    # Days to next full moon
    days_to_full = get_next_full_moon(horizons_date)
    print("Next full moon fetched.")




# ═══════════════════════════════════════════════════════════════════════════
# 12.2 PLOT INFO TEXT
# ═══════════════════════════════════════════════════════════════════════════

date_str = horizons_date

info_boxes = []  # each item: {'text': str, 'color': str, 'is_moon': bool}

# 1. Block heater alert (if needed)
print(f"Morning temperature fetched.")
if morning_temp is not None and morning_temp < 5:
    if morning_temp >= -5: # 5...-5 C = 0.5h
        heating_time = T['heating_05h']
    elif morning_temp >= -10: # 4...-10 C = 1h
        heating_time = T['heating_1h']
    else: # -11 C or lower = 2h
        heating_time = T['heating_2h']

    warning_text = (
        f"{T['morning_temp'].format(temp=morning_temp)}\n"
        f"{T['block_heater'].format(time=heating_time)}"
    )
    if LANGUAGE == 'fi':
        warning_text = warning_text.replace('.', ',')

    info_boxes.append({'text': warning_text, 'color': 'red', 'is_moon': False})

# 2. Weather summary (min/max/avg)
if min_temp is not None:
    weather_text = (
        f"{T['weather_header']}\n"
        f"{T['weather_minmax'].format(min=min_temp, max=max_temp)}\n"
        f"{T['weather_avg'].format(avg=avg_temp)}"
    )
    if LANGUAGE == 'fi':
        weather_text = weather_text.replace('.', ',')

    info_boxes.append({
        'text': weather_text,
        'color': 'white',
        'is_moon': False,
        'weather_forecasts': weather_forecasts,
    })

# 3. Moon phase
moon_text = f"\n\n\n{moon_phase_text}\n{days_to_full:.0f} {T['days_to_full']}"
info_boxes.append({'text': moon_text, 'color': 'white', 'is_moon': True})

# 4. Daylight
daylight_text = (
    f"{T['daylight_header']}\n"
    f"{T['daylight_time'].format(rise=sunrise_time, set=sunset_time)}\n"
    f"{T['daylight_hours'].format(h=daylight_hours, m=daylight_mins)}"
)
info_boxes.append({'text': daylight_text, 'color': 'white', 'is_moon': False})


# Draw stacked info boxes
box_width = 0.5
box_spacing = 0.0
box_padding = 0.015
current_y = text_y
    
for i, box in enumerate(reversed(info_boxes)):
    box_text = box['text']
    # Count text lines and reserve extra room for weather icon rows.
    num_lines = box_text.count('\n') + 1
    line_height = 0.035
    weather_rows = box.get('weather_forecasts', [])
    weather_row_height = 0.036  # Reduced by half to make forecast rows more compact
    box_height = (
        num_lines * line_height
        + len(weather_rows) * weather_row_height
        + 2 * box_padding - 0.01
    )

    box_left = text_x - box_width
    box_bottom = current_y

    # Draw text inside box (left-aligned). Render weather summary lines
    # separately so line breaks are always interpreted as line breaks.
    text_x_pos = box_left + box_padding
    text_y_pos = box_bottom + box_padding + len(weather_rows) * weather_row_height

    text_lines = box_text.splitlines()
    for line_idx, line in enumerate(text_lines):
        line_y = text_y_pos + (len(text_lines) - line_idx - 1) * line_height

        if box.get('is_moon') and line == moon_phase_text:
            phase_label = TextArea(
                phase_name,
                textprops={'color': box['color'], 'fontsize': 11, 'alpha': 0.7},
            )
            illumination_label = TextArea(
                f" ({illumination * 100:.0f} %)",
                textprops={'color': box['color'], 'fontsize': 9, 'alpha': 0.7},
            )
            phase_line = HPacker(
                children=[phase_label, illumination_label],
                align='baseline',
                pad=0,
                sep=0,
            )
            ax.add_artist(AnnotationBbox(
                phase_line,
                (text_x_pos, line_y),
                xycoords='data',
                box_alignment=(0, 0),
                frameon=False,
                pad=0,
                zorder=11,
            ))
            continue

        # Keep only the requested headlines at the larger size.
        is_headline = (
            (bool(weather_rows) and line_idx == 0)
            or (not weather_rows and not box.get('is_moon')
                and line == T['daylight_header'])
        )
        font_size = 11 if is_headline else 9

        ax.text(text_x_pos, line_y, line,
                color=box['color'], fontsize=font_size,
                ha='left', va='bottom',
                alpha=0.7, zorder=11)

    # Draw one forecast icon per available part of the day, with its label.
    lang_idx = 0 if LANGUAGE == 'en' else 1
    for row_idx, (segment_name, symbol) in enumerate(weather_rows):
        row_y = box_bottom + box_padding + (len(weather_rows) - row_idx - 1) * weather_row_height
        segment_label = SEGMENT_LABELS[segment_name][lang_idx]
        ax.text(box_left + box_padding, row_y, segment_label,
                color=box['color'], fontsize=9,
                ha='left', va='center', alpha=0.7, zorder=11)

        icon_code = weather_icon_code(segment_name, symbol)
        icon_x = box_left + 0.23
        icon_box = weather_icon_box(icon_code)
        ax.add_artist(AnnotationBbox(
            icon_box, (icon_x, row_y), frameon=False, zorder=12
        ))

    # Special handling for the moon phase box - add moon indicator
    if box['is_moon']:
        moon_radius = 0.03

        # top-left inside the box
        moon_indicator_x = box_left + moon_radius + box_padding
        moon_indicator_y = box_bottom + box_height - moon_radius - box_padding - 0.0075

        # Draw dark gray base circle
        ax.add_patch(plt.Circle((moon_indicator_x, moon_indicator_y), moon_radius, 
                                fill=True, color='#404040', alpha=0.9, zorder=12))
        
        # Draw illuminated part
        if illumination > 0.01:
            theta = np.linspace(np.pi/2, -np.pi/2, 100)
            
            if is_waxing:
                # Right side lit
                x_outer = moon_indicator_x + moon_radius * np.cos(theta)
                y_outer = moon_indicator_y + moon_radius * np.sin(theta)
                
                curve_amount = abs(illumination - 0.5) * 2
                ellipse_width = curve_amount * moon_radius
                
                if illumination < 0.5:
                    x_terminator = moon_indicator_x + ellipse_width * np.cos(theta)
                else:
                    x_terminator = moon_indicator_x - ellipse_width * np.cos(theta)
                y_terminator = moon_indicator_y + moon_radius * np.sin(theta)
                
                x_lit = np.concatenate([x_outer, x_terminator[::-1]])
                y_lit = np.concatenate([y_outer, y_terminator[::-1]])
                
                ax.fill(x_lit, y_lit, color='white', alpha=0.9, zorder=13, linewidth=0)
            else:
                # Left side lit
                x_outer = moon_indicator_x - moon_radius * np.cos(theta)
                y_outer = moon_indicator_y + moon_radius * np.sin(theta)
                
                curve_amount = abs(illumination - 0.5) * 2
                ellipse_width = curve_amount * moon_radius
                
                if illumination > 0.5:
                    x_terminator = moon_indicator_x + ellipse_width * np.cos(theta)
                else:
                    x_terminator = moon_indicator_x - ellipse_width * np.cos(theta)
                y_terminator = moon_indicator_y + moon_radius * np.sin(theta)
                
                x_lit = np.concatenate([x_outer, x_terminator[::-1]])
                y_lit = np.concatenate([y_outer, y_terminator[::-1]])
                
                ax.fill(x_lit, y_lit, color='white', alpha=0.9, zorder=13, linewidth=0)

    # Move up for next box
    current_y += box_height + box_spacing

# Plot date separately in bottom right corner
if fig_aspect > 1:
    date_x = 1.3 * aspect - 0.07
    date_y = -1.3 + 0.05
else:
    date_x = 1.3 - 0.07
    date_y = (-1.3 / aspect) + 0.05

ax.text(date_x, date_y, f"{date_str}",
        color='white', fontsize=12,
        ha='right', va='bottom',
        alpha=0.2)




# ═══════════════════════════════════════════════════════════════════════════
# 13. FINALIZE AND SAVE IMAGE
# ═══════════════════════════════════════════════════════════════════════════

plt.tight_layout()

# Supersample entire image for antialiasing with overscan
overscan = 1.04  # 4 % extra on each side
temp_dpi = int(dpi * supersample_multiplier * overscan)

# Save to memory buffer instead of file
buffer = io.BytesIO()
fig.savefig(buffer, format='png', dpi=temp_dpi)
buffer.seek(0)

# Load from buffer, crop and downsample
img = Image.open(buffer)
w, h = img.size

# Calculate crop area (remove overscan)
crop_w = int(width_px * supersample_multiplier)
crop_h = int(height_px * supersample_multiplier)
left = (w - crop_w) // 2
top = (h - crop_h) // 2
cropped = img.crop((left, top, left + crop_w, top + crop_h))

# Downsample to final size with high-quality resampling
final_img = cropped.resize((width_px, height_px), Image.LANCZOS)
final_img.save("solarmap.png")
print("Solar map saved as solarmap.png")

buffer.close()
